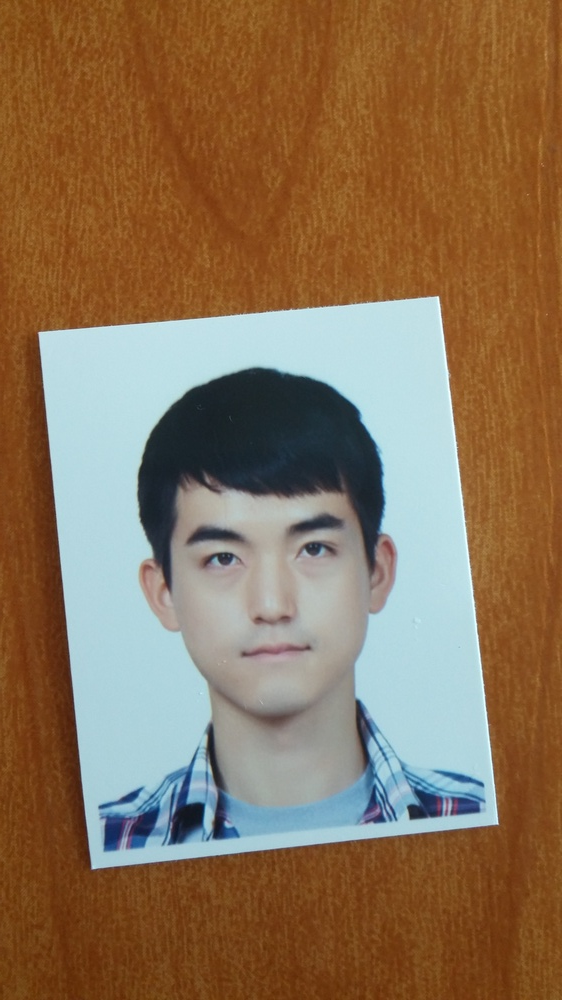
//> input picture 새 폴더/opencv.c/opencv.c/사진.jpg, 562 x 1000 px, shrunk from 2340 x 4160 before the run
$ ./소스   (built with g++ and OpenCV 4)
//> lines starting //> are read from the running program, lines starting //| are printed output that depends on the picture
#pragma comment ( lib, "opencv_calib3d2411d.lib" )
#pragma comment ( lib, "opencv_contrib2411d.lib" )
#pragma comment ( lib, "opencv_core2411d.lib" )
#pragma comment ( lib, "opencv_features2d2411d.lib" )
#pragma comment ( lib, "opencv_flann2411d.lib" )
#pragma comment ( lib, "opencv_gpu2411d.lib" )
#pragma comment ( lib, "opencv_highgui2411d.lib" )
#pragma comment ( lib, "opencv_imgproc2411d.lib" )
#pragma comment ( lib, "opencv_legacy2411d.lib" )
#pragma comment ( lib, "opencv_ml2411d.lib" )
#pragma comment ( lib, "opencv_nonfree2411d.lib" )
#pragma comment ( lib, "opencv_objdetect2411d.lib" )
#pragma comment ( lib, "opencv_ocl2411d.lib" )
#pragma comment ( lib, "opencv_photo2411d.lib" )
#pragma comment ( lib, "opencv_stitching2411d.lib" )
#pragma comment ( lib, "opencv_superres2411d.lib" )
#pragma comment ( lib, "opencv_ts2411d.lib" )
#pragma comment ( lib, "opencv_video2411d.lib" )
#pragma comment ( lib, "opencv_videostab2411d.lib" )


#include <stdio.h>
#include <opencv2/opencv.hpp>
#include <opencv2/highgui/highgui.hpp>

#define IMAGE "사진.jpg"

#define G_HEIGHT 300
#define G_WIDTH 2
#define G_WEIGHT 50

#define MAX_SCALE 256

using namespace cv;
using namespace std;

int main(int argc, char* argv[])
{
   Mat oriImg;
   Mat grayImg;
   Mat eqImg;
   oriImg = imread(IMAGE);
//> oriImg is the input picture: 1000 rows x 562 cols, CV_8UC3; mean B, G, R 86.8, 113.6, 138.5

   if (oriImg.empty())
   {
      fprintf(stderr, "imread() Error, %d line in %s", __LINE__, __FILE__);
      exit(1);
   }

   cvtColor(oriImg, grayImg,COLOR_BGR2GRAY);
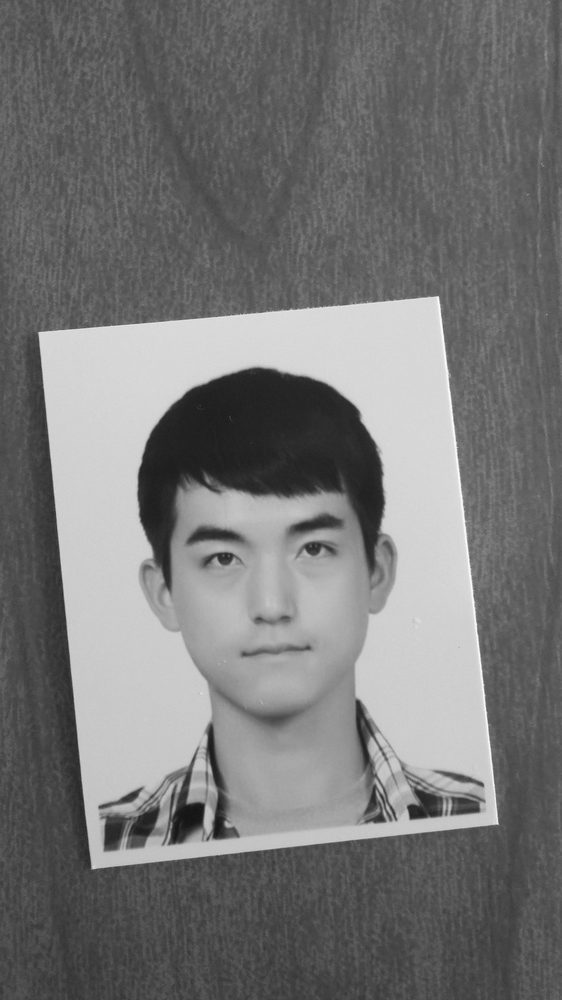
//> grayImg: 1000 rows x 562 cols, CV_8UC1; min 20, max 254, mean 118
   cvtColor(oriImg, eqImg, COLOR_BGR2GRAY);

   //Get Original Histogram
   unsigned int hist[MAX_SCALE] = { 0 };
   for (int i = 0; i < grayImg.cols; i++)
   {
      for (int j = 0; j < grayImg.rows; j++)
      {
         hist[grayImg.data[i + j* grayImg.cols]]++;
      }
   }
//> after the loop, hist = 256 values, max 11170 at index 96, min 0 at index 0, mean 2195.3

   //Eqaulization
   unsigned int sum[MAX_SCALE] = { 0 };
   unsigned int N[MAX_SCALE] = { 0 };
   unsigned char histMax = 0;
   unsigned int eqHist[MAX_SCALE] = { 0 };
   for (int i = MAX_SCALE - 1; i > -1; i--)
   {
      if (hist[i] != 0)
      {
         histMax =i;
         break;
      }
   }//get Intensity Max
   for (int i = 0; i < MAX_SCALE; i++)
   {
      for (int j = 0; j < i; j++)
      {
         sum[i] += hist[j];
      }
      N[i] = sum[i] * 255 / (grayImg.rows * grayImg.cols);
   }
//> after the loop, sum = 256 values from 0 to 562000; N = 256 values from 0 to 255
   for (int i = 0; i < grayImg.cols; i++)
   {
      for (int j = 0; j < grayImg.rows; j++)
      {
         int k = grayImg.data[i + j* grayImg.cols];
         eqImg.data[i + j*grayImg.cols] = N[k];
         eqHist[N[k]]++;
      }
   }
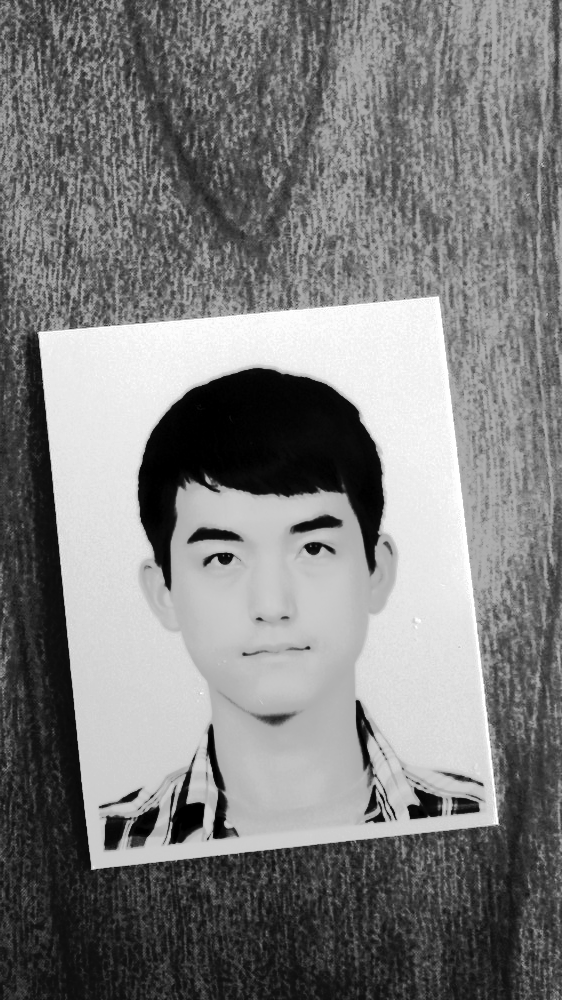
//> eqImg: 1000 rows x 562 cols, CV_8UC1; min 0, max 254, mean 125.7
//> after the loop, eqHist = 256 values, max 11170 at index 121, min 0 at index 21, mean 2195.3

   //Rescale for Drawing Graph
   double gHist[MAX_SCALE] = { 0 }; // Rescaled Array of Original Histogram
   double gN[MAX_SCALE] = { 0 }; // Rescaled Array of Equalized Histogram
   double gEqHist[MAX_SCALE] = { 0 };
   for (int i = 0; i < MAX_SCALE; i++)
   {
      gHist[i] = (double)hist[i] * G_WEIGHT / (grayImg.rows*grayImg.cols);
      gN[i] = (double)N[i] * G_WEIGHT / (grayImg.rows*grayImg.cols);
      gEqHist[i] = (double)eqHist[i] * G_WEIGHT / (grayImg.rows*grayImg.cols);
   }
//> after the loop, gHist = 256 values, max 0.994 at index 96, min 0 at index 0, mean 0.195; gN = 256 values from 0 to 0.0227; gEqHist = 256 values, max 0.994 at index 121, min 0 at index 21, mean 0.195

   // Draw Graph
   Mat graph(G_HEIGHT*2, MAX_SCALE * G_WIDTH, CV_8UC3,Scalar(0,0,0));
      for (int i = 0; i < MAX_SCALE; i++)
   {
      line(graph, Point(i*G_WIDTH, G_HEIGHT), Point(i*G_WIDTH, G_HEIGHT - (gHist[i] * G_HEIGHT)),Scalar(0,0,255),1);
      //line(graph, Point((i - 1)*G_WIDTH, G_HEIGHT - (gN[i - 1] * G_HEIGHT)), Point(i*G_WIDTH, G_HEIGHT - (gN[i] * G_HEIGHT)), Scalar(0, 255, 0), 2);
      line(graph, Point(i*G_WIDTH, G_HEIGHT), Point(i*G_WIDTH, G_HEIGHT + (gEqHist[i] * G_HEIGHT)), Scalar(0, 255, 0), 1);
   }
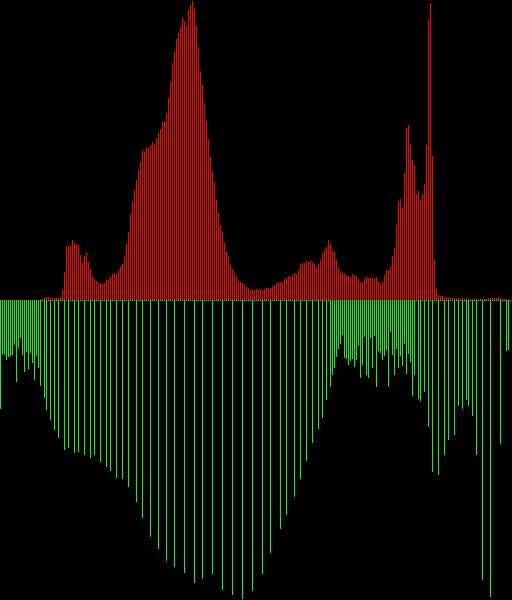
//> graph: 600 rows x 512 cols, CV_8UC3; mean B, G, R 0, 12.6, 12.5

   imshow("Gray Histogram",graph);
   imshow("Original Image", oriImg);
   imshow("Gray Image", grayImg);
   imshow("Equalized Gray Image", eqImg);
   waitKey();
   return 0;
}
